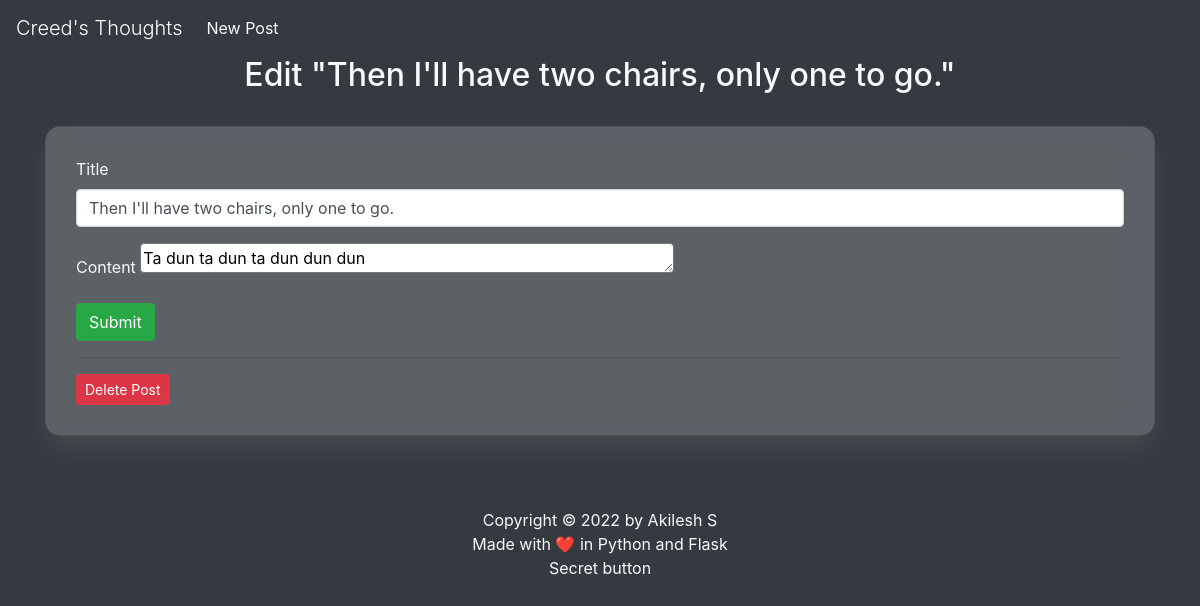
The page /8/edit on the database its author committed.
### tables this page shows
CREATE TABLE posts (
    id INTEGER PRIMARY KEY AUTOINCREMENT,
    created TIMESTAMP NOT NULL DEFAULT CURRENT_TIMESTAMP,
    title TEXT NOT NULL,
    content TEXT NOT NULL
);

### app.py (the view, shortened to what this page needs)
@app.route('/<int:id>/edit',methods=('GET','POST'))
def edit(id):
    post = get_post(id)
    return render_template('edit.html',post=post)

### app.py (called while the page is built)
def get_db_connection():
    conn = sqlite3.connect('database.db')
    conn.row_factory = sqlite3.Row
    return conn

def get_post(post_id):
    conn = get_db_connection()
    post = conn.execute('SELECT * FROM posts WHERE id = ?',
                        (post_id,)).fetchone()
    conn.close()
    if post is None:
        abort(404)
    return post

### templates/edit.html (shortened to what this page needs)
{% extends 'base.html' %}
{% block content %}
<h2 class="text-light" style="text-align: center;">{% block title %} Edit "{{ post['title'] }}" {% endblock %}</h2>
<br>
<div class="card">
    <div class="card-body text-light">
        <form method="post">
            <div class="form-group">
                <label for="title">Title</label>
                <input type="text" name="title" placeholder="Post title" class="form-control" value="{{ request.form['title'] or post['title'] }}">
            </div>
            <div class="form-group">
                <label for="content">Content</label>
                <textarea class="rounded" rows="1" cols="50" name="content" placeholder="Post Content" class="form control">{{ request.form['content'] or post['content'] }}</textarea>
            </div>
            <div class="form-group">
                <button type="submit" class="btn btn-success">Submit</button>
            </div>
        </form>
        <hr>
        <form action="{{ url_for('delete', id=post['id'] )}}" method="POST">
            <input type="submit" value="Delete Post" class="btn btn-danger btn-sm" onclick="return confirm('Are you sure you want to delete this post?')">
        </form>
    </div>
</div>
{% endblock %}

### static/css/main.css (style rules this page uses)
.card { align-self: center; width: auto; box-shadow: 0 15px 25px rgba(129, 124, 124, 0.2); height: auto; border-radius: 15px; backdrop-filter: blur(14px); background-color: rgba(255, 255, 255, 0.2); padding: 10px; }

### rows shown on the page
posts: title "Then I'll have two chairs, only one to go.", content "Ta dun ta dun ta dun dun dun"
